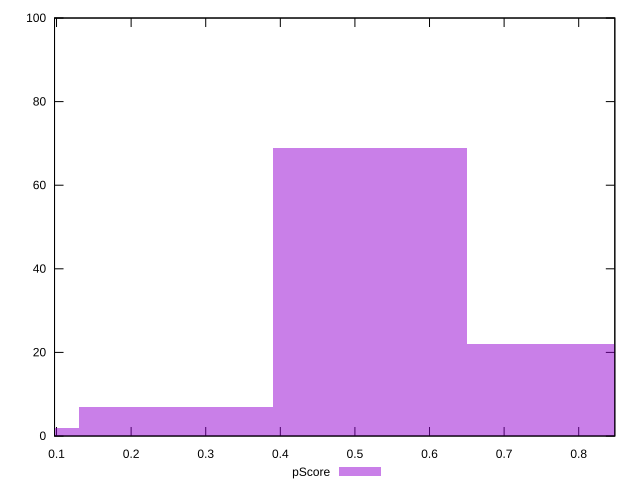

This figure's gnuplot source:
reset

$pScore <<EOF
0 2
0.7800832424617243 22
0.5200554949744829 69
0.26002774748724145 7
EOF

set key outside below
set boxwidth 0.26002774748724145
set xrange [0.09732632088402904:0.8484166999307551]
set yrange [0:100]
set trange [0:100]
set style fill transparent solid 0.5 noborder
set terminal svg size 640, 490 enhanced background rgb 'white'
set output "report_00019_2021-02-10T18-14-37.922Z//speed-index/samples/pages+cached/pScore/histogram.svg"

plot $pScore title "pScore" with boxes

reset
